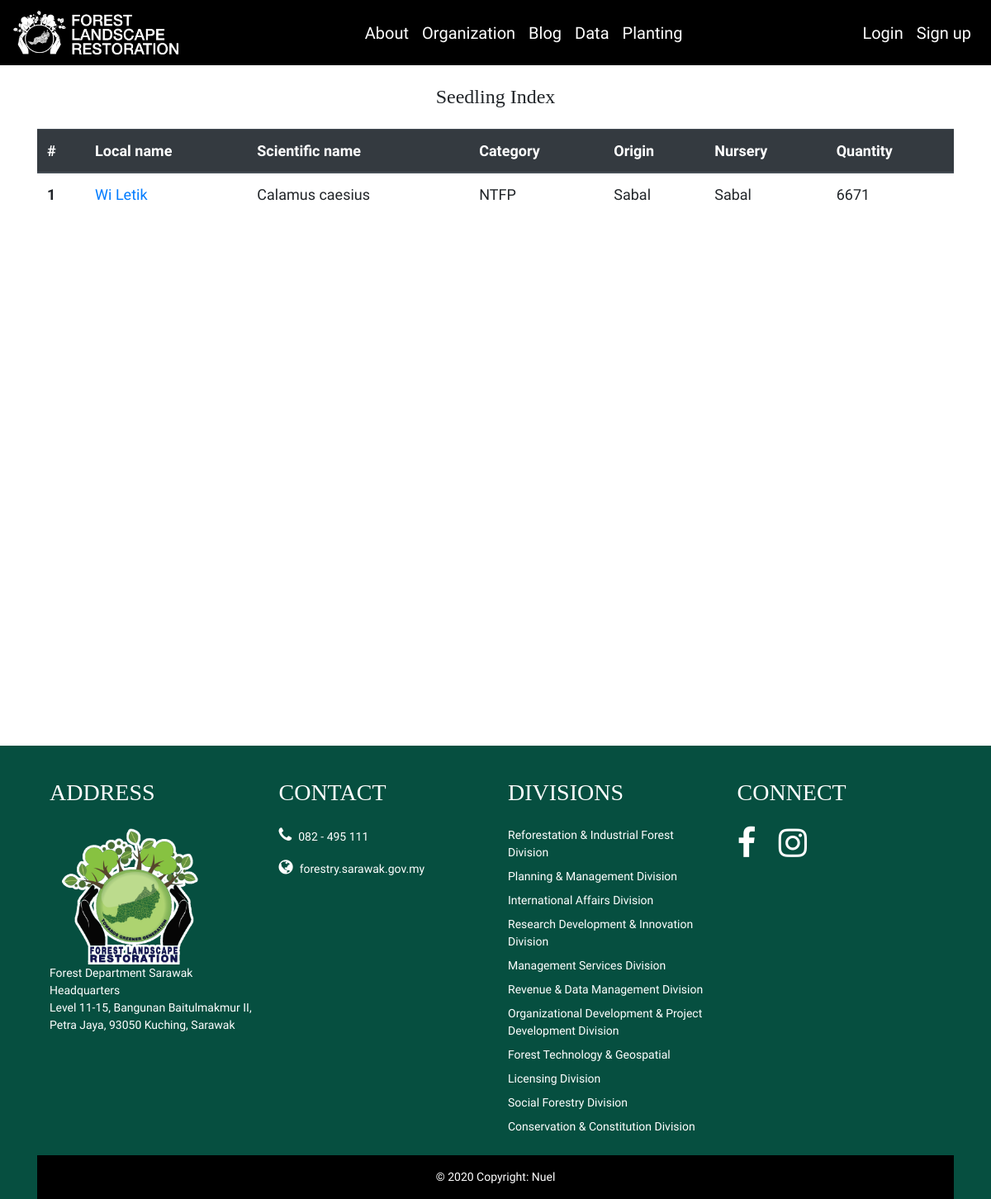
Page /data/seedling_index/ on the earlier database version.
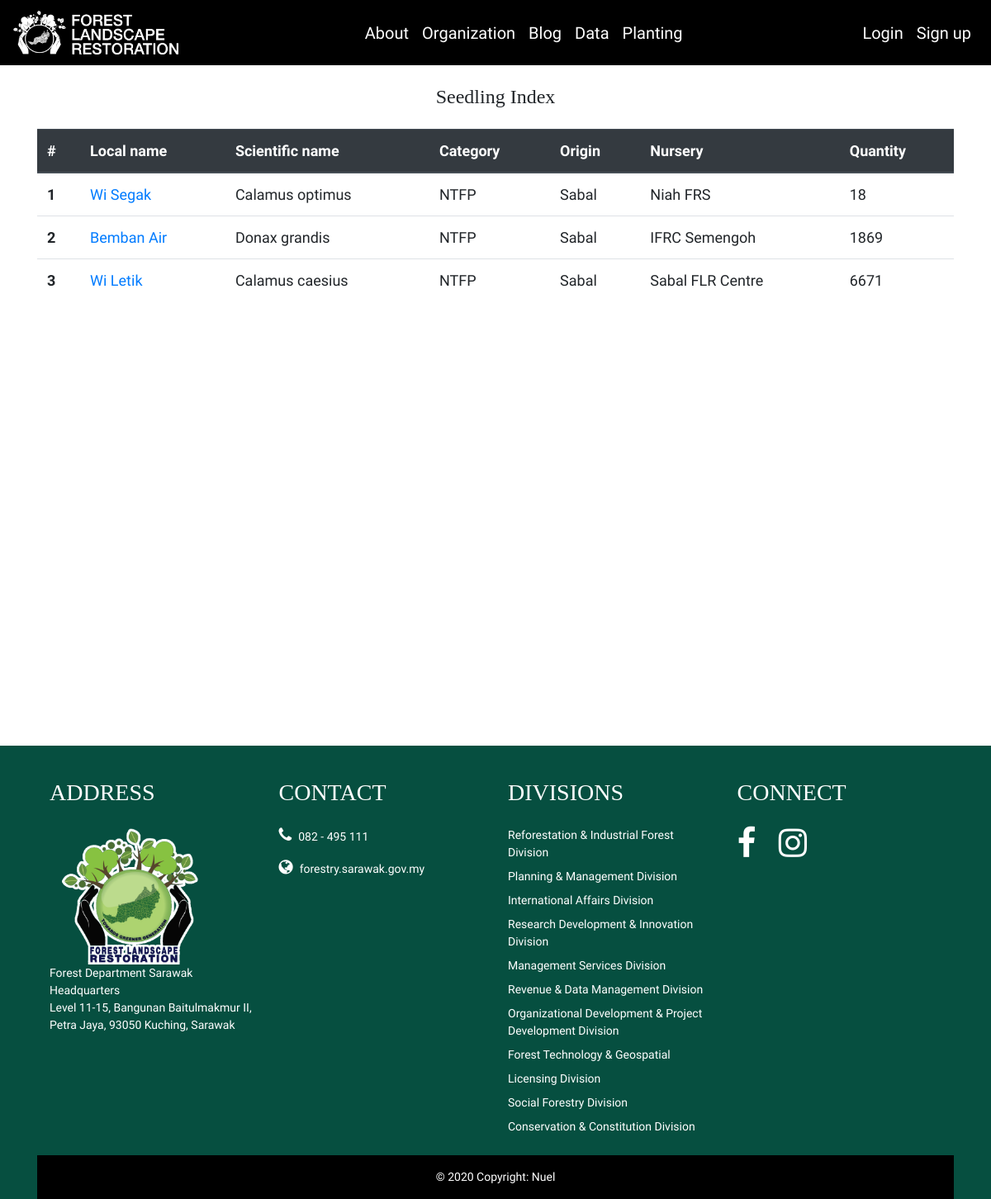
Same page on the later database version.
### dms/models.py (models this page shows, shortened)
class Seedling(models.Model):
	date_input = models.DateTimeField(auto_now_add=True)
	local_name = models.CharField(max_length=100)
	scientific_name = models.CharField(max_length=100)
	category = models.CharField(max_length=100)
	origin = models.CharField(max_length=100)
	nursery = models.CharField(max_length=100)
	remarks = models.CharField(max_length=200)
	description = models.TextField()
	quantity = models.IntegerField()
	seedling_img = models.ImageField('Seedling Image', null=True, blank=True, upload_to='seedling_img/')
	class Meta:
		ordering = ['-date_input']

### dms/views.py (the view)
# urls.py: path('seedling_index/', SeedlingIndexView.as_view(), name='seedling_index'),
class SeedlingIndexView(ListView):
	model = Seedling
	template_name = 'dms/seedling_index.html'

### dms/templates/dms/seedling_index.html (shortened to what this page needs)
{% extends 'base.html' %}
{% block content %}
<div class="container mt-4">
	<h4 class="text-center">Seedling Index</h4>
	<table class="table mt-4">
		<thead class="thead-dark">
			<tr>
				<th scope="col">#</th>
				<th scope="col">Local name</th>
				<th scope="col">Scientific name</th>
				<th scope="col">Category</th>
				<th scope="col">Origin</th>
				<th scope="col">Nursery</th>
				<th scope="col">Quantity</th>
			</tr>
		</thead>
		<tbody>
			{% for data in object_list %}
			<tr>
				<th>{{ forloop.counter }}</th>
				<td>
					<a href="{% url 'seedling_detail' data.pk %}">
						{{ data.local_name }}
					</a>
				</td>
				<td>{{ data.scientific_name }}</td>
				<td>{{ data.category }}</td>
				<td>{{ data.origin }}</td>
				<td>{{ data.nursery }}</td>
				<td>{{ data.quantity }}</td>
			</tr>
			{% endfor %}
		</tbody>
	</table>
</div>
{% endblock %}

### flrweb/templates/base.html (shortened to what this page needs)
{% load static %}
<!DOCTYPE html>
<html lang="en">
<head>
	<link rel="stylesheet" href="https://stackpath.bootstrapcdn.com/bootstrap/4.4.1/css/bootstrap.min.css">
	<link rel="stylesheet" href="https://cdnjs.cloudflare.com/ajax/libs/font-awesome/4.7.0/css/font-awesome.min.css">
	<link rel="stylesheet" type="text/css" href="{% static 'css/main.css' %}">
</head>
<body>
	<nav class="navbar navbar-expand-lg navbar-custom">
		<a class="navbar-brand" id="navbar-name" href="{% url 'home' %}">
			<img class="navbar-logo-img" src="{% static 'img/flr_logo_white.png' %}">
		</a>
		<div class="collapse navbar-collapse" id="navbarNav">
			<ul class="navbar-nav ml-auto">
				<li class="nav-item">
					<a class="nav-link" href="{% url 'about' %}">About</a>
				</li>
				<li class="nav-item">
					<a class="nav-link" href="{% url 'organization' %}">Organization</a>
				</li>
				<li>
					<a class="nav-link" href="{% url 'post_index' %}">Blog</a>
				</li>
				<li>
					<a class="nav-link" href="{% url 'seedling_overview' %}">Data</a>
				</li>
				<li>
					<a class="nav-link" href="{% url 'planting_home' %}">Planting</a>
				</li>
			</ul>
			<ul class="navbar-nav ml-auto">
				{% if user.is_authenticated %}
					<li class="nav-item">
						<a class="nav-link" href="{% url 'user_profile' %}">@{{ user.username }}</a>
					</li>
					<li class="nav-item">
						<a class="nav-link" href="{% url 'logout' %}">Logout</a>
					</li>
				{% else %}
					<li class="nav-item">
						<a class="nav-link" href="{% url 'login' %}">Login</a>
					</li>
					<li class="nav-item">
						<a class="nav-link" href="{% url 'signup' %}">Sign up</a>
					</li>
				{% endif %}
			</ul>
		</div>
	</nav>
	<div class="min-vh-100">
		{% block content %}{% endblock %}
		<br>
	</div>
	<footer class="page-footer font-small">
		<div class="container pt-4">
		  	<div class="container text-center text-md-left">
			    <div class="row">
				     <div class="col-md-3 mx-auto">
				        <h3 class="text-uppercase mt-3 mb-4">ADDRESS</h3>
				        <ul class="list-unstyled">
					        <img src="{% static 'img/flr_logo_day.png' %}" width="200">
					        <br>
					        <p>Forest Department Sarawak Headquarters<br>Level 11-15, Bangunan Baitulmakmur II, Petra Jaya, 93050 Kuching, Sarawak</p>
				        </ul>
				     </div>
				    <div class="col-md-3 mx-auto">
				        <h3 class="text-uppercase mt-3 mb-4">Contact</h3>
				        <ul class="list-unstyled">
							<p><i class="fa fa-phone pr-2"></i>082 - 495 111</p>
							<i class="fa fa-globe pr-2"></i><a class="list-unstyled" href="https://forestry.sarawak.gov.my/" target="_blank">forestry.sarawak.gov.my</a>
				        </ul>
				    </div>
				    <div class="col-md-3 mx-auto">
				        <h3 class="text-uppercase mt-3 mb-4">Divisions</h3>
				        <ul class="list-unstyled">
				        	<li class="pb-2">
				            	<a href="https://forestry.sarawak.gov.my/modules/web/pages.php?mod=staffcontact&sub=agency&site=15&staff_name=&loc=3520#" target="_blank">Reforestation & Industrial Forest Division</a>
				          	</li>
				          	<li class="pb-2">
				            	<a href="https://forestry.sarawak.gov.my/modules/web/pages.php?mod=staffcontact&sub=agency&site=15&staff_name=&loc=3521" target="_blank">Planning & Management Division</a>
				          	</li>
				          	<li class="pb-2">
				            	<a href="https://forestry.sarawak.gov.my/modules/web/pages.php?mod=staffcontact&sub=agency&site=15&staff_name=&loc=3523" target="_blank">International Affairs Division</a>
				          	</li>
				          	<li class="pb-2">
				            	<a href="https://forestry.sarawak.gov.my/modules/web/pages.php?mod=staffcontact&sub=agency&site=15&staff_name=&loc=3524" target="_blank">Research Development & Innovation Division</a>
				          	</li>
				          	<li class="pb-2">
				            	<a href="https://forestry.sarawak.gov.my/modules/web/pages.php?mod=staffcontact&sub=agency&site=15&staff_name=&loc=3524" target="_blank">Management Services Division</a>
				          	</li>
				          	<li class="pb-2">
				            	<a href="https://forestry.sarawak.gov.my/modules/web/pages.php?mod=staffcontact&sub=agency&site=15&staff_name=&loc=3529" target="_blank">Revenue & Data Management Division</a>
				          	</li>
				          	<li class="pb-2">
				            	<a href="https://forestry.sarawak.gov.my/modules/web/pages.php?mod=staffcontact&sub=agency&site=15&staff_name=&loc=3525" target="_blank">Organizational Development & Project Development Division</a>
				          	</li>
				          	<li class="pb-2">
				            	<a href="https://forestry.sarawak.gov.my/modules/web/pages.php?mod=staffcontact&sub=agency&site=15&staff_name=&loc=3539" target="_blank">Forest Technology & Geospatial</a>
				          	</li>
				          	<li class="pb-2">
				            	<a href="https://forestry.sarawak.gov.my/modules/web/pages.php?mod=staffcontact&sub=agency&site=15&staff_name=&loc=3534" target="_blank">Licensing Division</a>
				          	</li>
				          	<li class="pb-2">
				            	<a href="https://forestry.sarawak.gov.my/modules/web/pages.php?mod=staffcontact&sub=agency&site=15&staff_name=&loc=3535" target="_blank">Social Forestry Division</a>
				          	</li>
				          	<li class="pb-2">
				            	<a href="https://forestry.sarawak.gov.my/modules/web/pages.php?mod=staffcontact&sub=agency&site=15&staff_name=&loc=3538" target="_blank">Conservation & Constitution Division</a>
				          	</li>
				        </ul>
				    </div>
				    <div class="col-md-3 mx-auto">
					    <h3 class="text-uppercase mt-3 mb-4">CONNECT</h3>
					    <ul class=" list-unstyled">
					        <a class="fa fa-facebook pr-4" href="#"></a>
							<a class="fa fa-instagram" href="#"></a>
					    </ul>
				    </div>
			    </div>
		  	</div>
		  	<div class="footer-copyright text-center py-3">© 2020 Copyright: Nuel</div>
		</div>
	</footer>
</body>
</html>

### flrweb/static/css/main.css (style rules this page uses)
body { font-family: 'Work Sans', Sans-Serif; font-size: 18px; }
h1, h2, h3, h4, h5, h6 { font-family: 'Merriweather', Serif; }
nav { color: #fff; font-size: 20px; }
nav a { color: #fff; }
footer a { color: #fff; }
.navbar-custom { background-color: #000; }
.navbar-logo-img { width: 200px; }
.page-footer { background-color: #064f40; color: #fff; font-size: 14px; }
.fa-phone { font-size: 20px; }
.fa-globe { font-size: 20px; }
.fa-facebook { font-size: 40px; }
.fa-instagram { font-size: 40px; }
.footer-copyright { background-color: #000; }

Differences in the rows shown:
added Seedling: local_name "Wi Segak", scientific_name "Calamus optimus", category "NTFP", origin "Sabal", nursery "Niah FRS", quantity "18"
added Seedling: local_name "Bemban Air", scientific_name "Donax grandis", category "NTFP", origin "Sabal", nursery "IFRC Semengoh", quantity "1869"
changed Seedling "Wi Letik": nursery "Sabal" → "Sabal FLR Centre"
